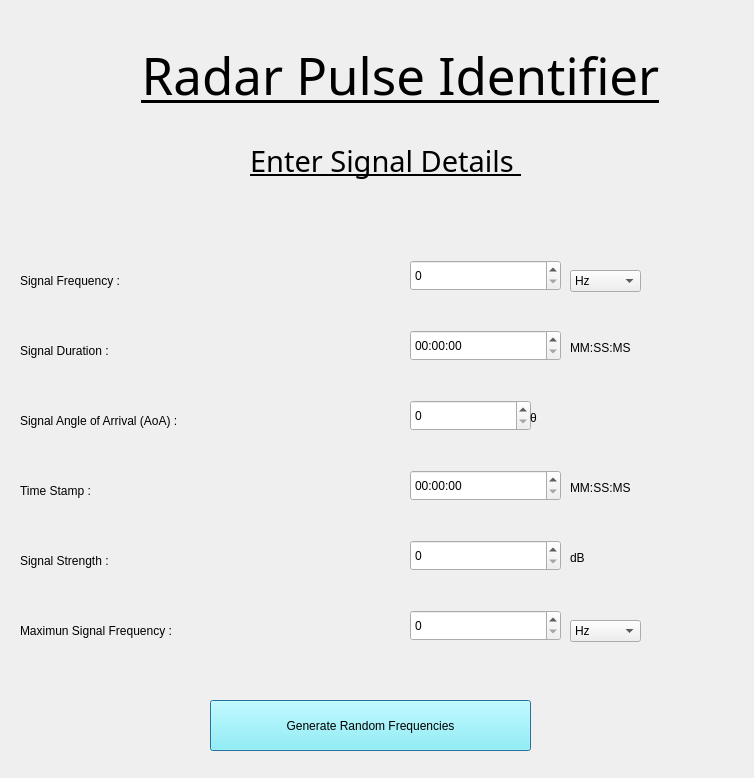
<?xml version="1.0" encoding="UTF-8"?>
<ui version="4.0">
 <author>Salil Hiremath</author>
 <class>Dialog</class>
 <widget class="QDialog" name="Dialog">
  <property name="geometry">
   <rect>
    <x>0</x>
    <y>0</y>
    <width>754</width>
    <height>778</height>
   </rect>
  </property>
  <property name="windowTitle">
   <string>Dialog</string>
  </property>
  <widget class="QLabel" name="label">
   <property name="geometry">
    <rect>
     <x>120</x>
     <y>30</y>
     <width>561</width>
     <height>91</height>
    </rect>
   </property>
   <property name="sizePolicy">
    <sizepolicy hsizetype="Maximum" vsizetype="Preferred">
     <horstretch>0</horstretch>
     <verstretch>0</verstretch>
    </sizepolicy>
   </property>
   <property name="maximumSize">
    <size>
     <width>931</width>
     <height>91</height>
    </size>
   </property>
   <property name="font">
    <font>
     <family>Outfit ExtraBold</family>
     <pointsize>38</pointsize>
     <weight>10</weight>
     <italic>false</italic>
     <bold>false</bold>
     <underline>true</underline>
    </font>
   </property>
   <property name="styleSheet">
    <string notr="true">text-decoration: underline;
font: 81 38pt &quot;Outfit ExtraBold&quot;;</string>
   </property>
   <property name="lineWidth">
    <number>4</number>
   </property>
   <property name="text">
    <string>Radar Pulse Identifier</string>
   </property>
   <property name="textFormat">
    <enum>Qt::RichText</enum>
   </property>
   <property name="alignment">
    <set>Qt::AlignCenter</set>
   </property>
  </widget>
  <widget class="QLabel" name="label_3">
   <property name="geometry">
    <rect>
     <x>250</x>
     <y>140</y>
     <width>271</width>
     <height>41</height>
    </rect>
   </property>
   <property name="font">
    <font>
     <family>Outfit Black</family>
     <pointsize>22</pointsize>
     <weight>10</weight>
     <italic>false</italic>
     <bold>false</bold>
     <underline>true</underline>
    </font>
   </property>
   <property name="styleSheet">
    <string notr="true">font: 87 22pt &quot;Outfit Black&quot;;
text-decoration:underline;
</string>
   </property>
   <property name="text">
    <string>Enter Signal Details :</string>
   </property>
  </widget>
  <widget class="QLabel" name="SignalFrequency">
   <property name="geometry">
    <rect>
     <x>20</x>
     <y>260</y>
     <width>221</width>
     <height>41</height>
    </rect>
   </property>
   <property name="styleSheet">
    <string notr="true">font: 81 18pt &quot;Outfit ExtraBold&quot;;</string>
   </property>
   <property name="text">
    <string>Signal Frequency :</string>
   </property>
  </widget>
  <widget class="QSpinBox" name="spinBox">
   <property name="geometry">
    <rect>
     <x>410</x>
     <y>260</y>
     <width>151</width>
     <height>31</height>
    </rect>
   </property>
   <property name="styleSheet">
    <string notr="true">font: 81 10pt &quot;Outfit ExtraBold&quot;;</string>
   </property>
   <property name="maximum">
    <number>99999999</number>
   </property>
  </widget>
  <widget class="QLabel" name="SignalFrequency_2">
   <property name="geometry">
    <rect>
     <x>20</x>
     <y>330</y>
     <width>221</width>
     <height>41</height>
    </rect>
   </property>
   <property name="styleSheet">
    <string notr="true">font: 81 18pt &quot;Outfit ExtraBold&quot;;</string>
   </property>
   <property name="text">
    <string>Signal Duration :</string>
   </property>
  </widget>
  <widget class="QLabel" name="SignalFrequency_3">
   <property name="geometry">
    <rect>
     <x>20</x>
     <y>400</y>
     <width>381</width>
     <height>41</height>
    </rect>
   </property>
   <property name="styleSheet">
    <string notr="true">font: 81 20pt &quot;Outfit ExtraBold&quot;;</string>
   </property>
   <property name="text">
    <string>Signal Angle of Arrival (AoA) :</string>
   </property>
  </widget>
  <widget class="QLabel" name="SignalFrequency_4">
   <property name="geometry">
    <rect>
     <x>20</x>
     <y>470</y>
     <width>221</width>
     <height>41</height>
    </rect>
   </property>
   <property name="styleSheet">
    <string notr="true">font: 81 20pt &quot;Outfit ExtraBold&quot;;</string>
   </property>
   <property name="text">
    <string>Time Stamp :</string>
   </property>
  </widget>
  <widget class="QLabel" name="SignalFrequency_5">
   <property name="geometry">
    <rect>
     <x>20</x>
     <y>540</y>
     <width>221</width>
     <height>41</height>
    </rect>
   </property>
   <property name="styleSheet">
    <string notr="true">font: 81 20pt &quot;Outfit ExtraBold&quot;;</string>
   </property>
   <property name="text">
    <string>Signal Strength :</string>
   </property>
  </widget>
  <widget class="QLabel" name="SignalFrequency_6">
   <property name="geometry">
    <rect>
     <x>20</x>
     <y>610</y>
     <width>351</width>
     <height>41</height>
    </rect>
   </property>
   <property name="styleSheet">
    <string notr="true">font: 81 20pt &quot;Outfit ExtraBold&quot;;</string>
   </property>
   <property name="text">
    <string>Maximun Signal Frequency :</string>
   </property>
  </widget>
  <widget class="QTimeEdit" name="timeinput">
   <property name="geometry">
    <rect>
     <x>410</x>
     <y>330</y>
     <width>151</width>
     <height>31</height>
    </rect>
   </property>
   <property name="styleSheet">
    <string notr="true">font: 81 10pt &quot;Outfit ExtraBold&quot;;</string>
   </property>
   <property name="displayFormat">
    <string>hh:mm:ss</string>
   </property>
  </widget>
  <widget class="QLabel" name="SignalFrequency_7">
   <property name="geometry">
    <rect>
     <x>570</x>
     <y>340</y>
     <width>221</width>
     <height>16</height>
    </rect>
   </property>
   <property name="styleSheet">
    <string notr="true">font: 81 11pt &quot;Outfit ExtraBold&quot;;</string>
   </property>
   <property name="text">
    <string>MM:SS:MS</string>
   </property>
  </widget>
  <widget class="QSpinBox" name="spinBox_2">
   <property name="geometry">
    <rect>
     <x>410</x>
     <y>400</y>
     <width>121</width>
     <height>31</height>
    </rect>
   </property>
   <property name="styleSheet">
    <string notr="true">font: 81 10pt &quot;Outfit ExtraBold&quot;;</string>
   </property>
   <property name="maximum">
    <number>360</number>
   </property>
  </widget>
  <widget class="QLabel" name="SignalFrequency_8">
   <property name="geometry">
    <rect>
     <x>530</x>
     <y>410</y>
     <width>221</width>
     <height>16</height>
    </rect>
   </property>
   <property name="styleSheet">
    <string notr="true">font: 63 11pt &quot;Montserrat&quot;;</string>
   </property>
   <property name="text">
    <string>θ</string>
   </property>
  </widget>
  <widget class="QTimeEdit" name="timeinput_2">
   <property name="geometry">
    <rect>
     <x>410</x>
     <y>470</y>
     <width>151</width>
     <height>31</height>
    </rect>
   </property>
   <property name="styleSheet">
    <string notr="true">font: 81 10pt &quot;Outfit ExtraBold&quot;;</string>
   </property>
   <property name="displayFormat">
    <string>hh:mm:ss</string>
   </property>
  </widget>
  <widget class="QLabel" name="SignalFrequency_9">
   <property name="geometry">
    <rect>
     <x>570</x>
     <y>480</y>
     <width>221</width>
     <height>16</height>
    </rect>
   </property>
   <property name="styleSheet">
    <string notr="true">font: 81 11pt &quot;Outfit ExtraBold&quot;;</string>
   </property>
   <property name="text">
    <string>MM:SS:MS</string>
   </property>
  </widget>
  <widget class="QSpinBox" name="spinBox_3">
   <property name="geometry">
    <rect>
     <x>410</x>
     <y>540</y>
     <width>151</width>
     <height>31</height>
    </rect>
   </property>
   <property name="styleSheet">
    <string notr="true">font: 81 10pt &quot;Outfit ExtraBold&quot;;</string>
   </property>
   <property name="maximum">
    <number>99999999</number>
   </property>
  </widget>
  <widget class="QLabel" name="SignalFrequency_10">
   <property name="geometry">
    <rect>
     <x>570</x>
     <y>550</y>
     <width>221</width>
     <height>16</height>
    </rect>
   </property>
   <property name="styleSheet">
    <string notr="true">font: 81 13pt &quot;Outfit ExtraBold&quot;;</string>
   </property>
   <property name="text">
    <string>dB</string>
   </property>
  </widget>
  <widget class="QSpinBox" name="spinBox_4">
   <property name="geometry">
    <rect>
     <x>410</x>
     <y>610</y>
     <width>151</width>
     <height>31</height>
    </rect>
   </property>
   <property name="styleSheet">
    <string notr="true">font: 81 10pt &quot;Outfit ExtraBold&quot;;</string>
   </property>
   <property name="maximum">
    <number>99999999</number>
   </property>
  </widget>
  <widget class="QComboBox" name="comboBox_2">
   <property name="geometry">
    <rect>
     <x>570</x>
     <y>620</y>
     <width>71</width>
     <height>22</height>
    </rect>
   </property>
   <property name="styleSheet">
    <string notr="true">font: 81 10pt &quot;Outfit ExtraBold&quot;;</string>
   </property>
   <item>
    <property name="text">
     <string>Hz</string>
    </property>
   </item>
   <item>
    <property name="text">
     <string>MHz</string>
    </property>
   </item>
   <item>
    <property name="text">
     <string>GHz</string>
    </property>
   </item>
  </widget>
  <widget class="QComboBox" name="comboBox_3">
   <property name="geometry">
    <rect>
     <x>570</x>
     <y>270</y>
     <width>71</width>
     <height>22</height>
    </rect>
   </property>
   <property name="styleSheet">
    <string notr="true">font: 81 10pt &quot;Outfit ExtraBold&quot;;</string>
   </property>
   <item>
    <property name="text">
     <string>Hz</string>
    </property>
   </item>
   <item>
    <property name="text">
     <string>MHz</string>
    </property>
   </item>
   <item>
    <property name="text">
     <string>GHz</string>
    </property>
   </item>
  </widget>
  <widget class="QLabel" name="label_2">
   <property name="geometry">
    <rect>
     <x>0</x>
     <y>0</y>
     <width>751</width>
     <height>781</height>
    </rect>
   </property>
   <property name="styleSheet">
    <string notr="true">font: 81 10pt &quot;Outfit ExtraBold&quot;;</string>
   </property>
   <property name="text">
    <string/>
   </property>
   <property name="textFormat">
    <enum>Qt::PlainText</enum>
   </property>
   <property name="pixmap">
    <pixmap>white 3.png</pixmap>
   </property>
   <property name="scaledContents">
    <bool>true</bool>
   </property>
  </widget>
  <widget class="QPushButton" name="pushButton">
   <property name="geometry">
    <rect>
     <x>210</x>
     <y>700</y>
     <width>321</width>
     <height>51</height>
    </rect>
   </property>
   <property name="autoFillBackground">
    <bool>false</bool>
   </property>
   <property name="styleSheet">
    <string notr="true">font: 81 15pt &quot;Outfit ExtraBold&quot;;
Background-color: #7DF9FF</string>
   </property>
   <property name="text">
    <string>Generate Random Frequencies</string>
   </property>
  </widget>
  <zorder>label_2</zorder>
  <zorder>label</zorder>
  <zorder>label_3</zorder>
  <zorder>SignalFrequency</zorder>
  <zorder>spinBox</zorder>
  <zorder>SignalFrequency_2</zorder>
  <zorder>SignalFrequency_3</zorder>
  <zorder>SignalFrequency_4</zorder>
  <zorder>SignalFrequency_5</zorder>
  <zorder>SignalFrequency_6</zorder>
  <zorder>timeinput</zorder>
  <zorder>SignalFrequency_7</zorder>
  <zorder>spinBox_2</zorder>
  <zorder>SignalFrequency_8</zorder>
  <zorder>timeinput_2</zorder>
  <zorder>SignalFrequency_9</zorder>
  <zorder>spinBox_3</zorder>
  <zorder>SignalFrequency_10</zorder>
  <zorder>spinBox_4</zorder>
  <zorder>comboBox_2</zorder>
  <zorder>comboBox_3</zorder>
  <zorder>pushButton</zorder>
 </widget>
 <resources/>
 <connections/>
</ui>
